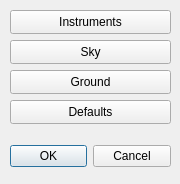
<?xml version="1.0" encoding="UTF-8"?>
<ui version="4.0">
 <class>HUD2ColorDialog</class>
 <widget class="QDialog" name="HUD2ColorDialog">
  <property name="geometry">
   <rect>
    <x>0</x>
    <y>0</y>
    <width>180</width>
    <height>184</height>
   </rect>
  </property>
  <property name="windowTitle">
   <string>Dialog</string>
  </property>
  <widget class="QDialogButtonBox" name="buttonBox">
   <property name="geometry">
    <rect>
     <x>10</x>
     <y>140</y>
     <width>161</width>
     <height>32</height>
    </rect>
   </property>
   <property name="orientation">
    <enum>Qt::Horizontal</enum>
   </property>
   <property name="standardButtons">
    <set>QDialogButtonBox::Cancel|QDialogButtonBox::Ok</set>
   </property>
  </widget>
  <widget class="QPushButton" name="instrumentsButton">
   <property name="geometry">
    <rect>
     <x>10</x>
     <y>10</y>
     <width>161</width>
     <height>24</height>
    </rect>
   </property>
   <property name="toolTip">
    <string>&lt;html&gt;&lt;head/&gt;&lt;body&gt;&lt;p&gt;Change color of HUD instruments, i.e. horizon, climb meter, etc.&lt;/p&gt;&lt;/body&gt;&lt;/html&gt;</string>
   </property>
   <property name="text">
    <string>Instruments</string>
   </property>
  </widget>
  <widget class="QPushButton" name="skyButton">
   <property name="geometry">
    <rect>
     <x>10</x>
     <y>40</y>
     <width>161</width>
     <height>24</height>
    </rect>
   </property>
   <property name="toolTip">
    <string>&lt;html&gt;&lt;head/&gt;&lt;body&gt;&lt;p&gt;Change color of sky&lt;/p&gt;&lt;/body&gt;&lt;/html&gt;</string>
   </property>
   <property name="text">
    <string>Sky</string>
   </property>
  </widget>
  <widget class="QPushButton" name="gndButton">
   <property name="geometry">
    <rect>
     <x>10</x>
     <y>70</y>
     <width>161</width>
     <height>24</height>
    </rect>
   </property>
   <property name="toolTip">
    <string>&lt;html&gt;&lt;head/&gt;&lt;body&gt;&lt;p&gt;Change color of ground&lt;/p&gt;&lt;/body&gt;&lt;/html&gt;</string>
   </property>
   <property name="text">
    <string>Ground</string>
   </property>
  </widget>
  <widget class="QPushButton" name="defaultsButton">
   <property name="geometry">
    <rect>
     <x>10</x>
     <y>100</y>
     <width>161</width>
     <height>24</height>
    </rect>
   </property>
   <property name="toolTip">
    <string>&lt;html&gt;&lt;head/&gt;&lt;body&gt;&lt;p&gt;Set default colors&lt;/p&gt;&lt;/body&gt;&lt;/html&gt;</string>
   </property>
   <property name="text">
    <string>Defaults</string>
   </property>
  </widget>
 </widget>
 <resources/>
 <connections>
  <connection>
   <sender>buttonBox</sender>
   <signal>accepted()</signal>
   <receiver>HUD2ColorDialog</receiver>
   <slot>accept()</slot>
   <hints>
    <hint type="sourcelabel">
     <x>248</x>
     <y>254</y>
    </hint>
    <hint type="destinationlabel">
     <x>157</x>
     <y>274</y>
    </hint>
   </hints>
  </connection>
  <connection>
   <sender>buttonBox</sender>
   <signal>rejected()</signal>
   <receiver>HUD2ColorDialog</receiver>
   <slot>reject()</slot>
   <hints>
    <hint type="sourcelabel">
     <x>316</x>
     <y>260</y>
    </hint>
    <hint type="destinationlabel">
     <x>286</x>
     <y>274</y>
    </hint>
   </hints>
  </connection>
 </connections>
</ui>
